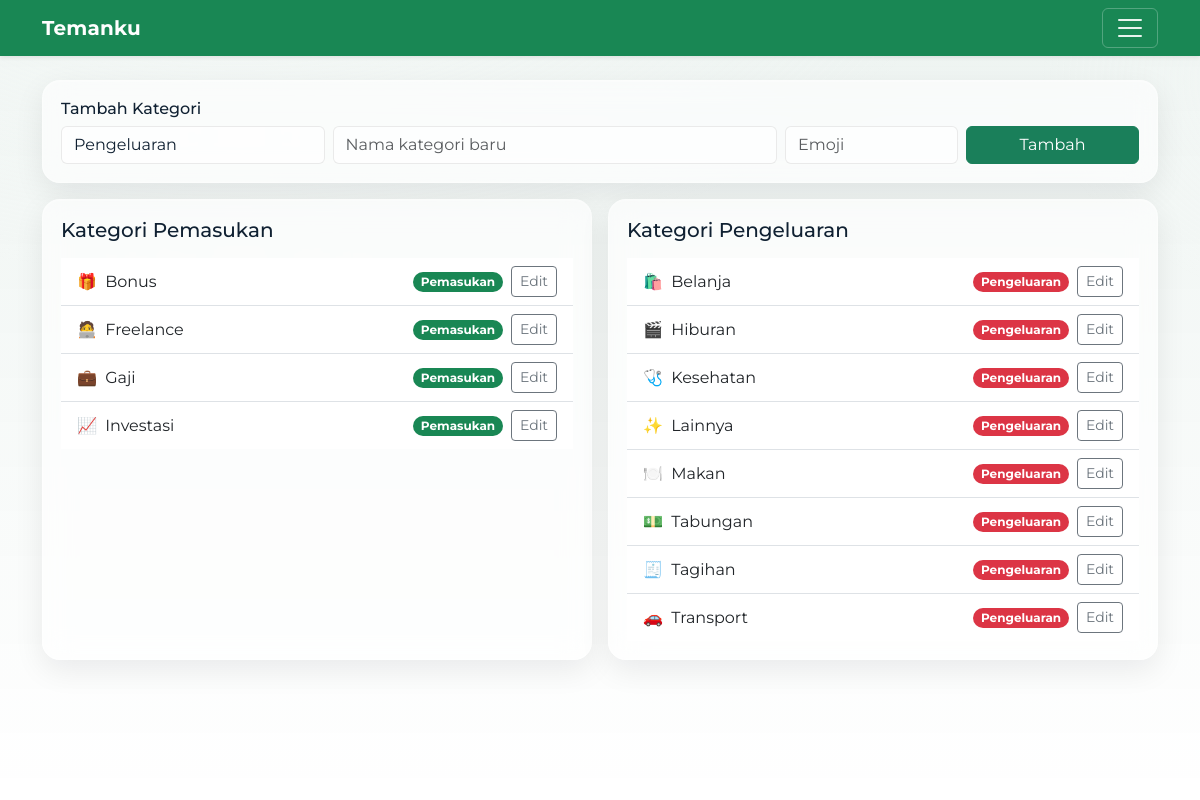
The page /categories (signed in) on the database its author committed.
### tables this page shows
CREATE TABLE categories (
  id INTEGER PRIMARY KEY AUTOINCREMENT,
  user_id INTEGER NOT NULL,
  type TEXT CHECK(type IN ('income','expense')) NOT NULL,
  name TEXT NOT NULL, emoji TEXT,
  UNIQUE(user_id, type, name),
  FOREIGN KEY (user_id) REFERENCES users(id)
);

### app.py (the view)
@app.get("/categories")
@login_required
def categories_page():
    with db() as con:
        inc = con.execute(
            "SELECT * FROM categories WHERE user_id=? AND type='income' ORDER BY name",
            (current_user.id,)
        ).fetchall()
        exp = con.execute(
            "SELECT * FROM categories WHERE user_id=? AND type='expense' ORDER BY name",
            (current_user.id,)
        ).fetchall()
    return render_template(
        "categories.html",
        income=[dict(i) for i in inc],
        expense=[dict(e) for e in exp],
        title="Kategori",
    )

### app.py (called while the page is built)
def db():
    conn = sqlite3.connect(APP_DB, timeout=5.0)
    conn.row_factory = sqlite3.Row
    conn.execute("PRAGMA busy_timeout = 5000")
    return conn

@login_manager.user_loader
def load_user(user_id):
    with db() as con:
        row = con.execute("SELECT * FROM users WHERE id=?", (user_id,)).fetchone()
        return User(row) if row else None

### templates/categories.html (shortened to what this page needs)
{% extends "base.html" %}
{% block content %}
<div class="card-soft mb-3">
  <h6 class="mb-2">Tambah Kategori</h6>
  <form method="post" class="row g-2" action="{{ url_for('categories_add') }}">
    <div class="col-md-3">
      <select name="type" class="form-select" required>
        <option value="expense" selected>Pengeluaran</option>
      </select>
    </div>
    <div class="col-md-5">
      <input name="name" class="form-control" placeholder="Nama kategori baru" required>
    </div>
    <div class="col-md-2">
      <input name="emoji" class="form-control" placeholder="Emoji" maxlength="4">
    </div>
    <div class="col-md-2">
      <button class="btn btn-primary w-100">Tambah</button>
    </div>
  </form>
</div>
<div class="row g-3">
  <div class="col-lg-6">
    <div class="card-soft h-100">
      <h5 class="mb-3">Kategori Pemasukan</h5>
      <ul class="list-group list-group-flush">
        {% for c in income %}
          <li class="list-group-item d-flex justify-content-between align-items-center">
            <div>
              <span class="me-1">{{ c.emoji or '' }}</span>
              {{ c.name }}
            </div>
            <div class="d-flex align-items-center gap-2">
              <span class="badge rounded-pill text-bg-success">Pemasukan</span>
              <button class="btn btn-sm btn-outline-secondary" data-bs-toggle="modal" data-bs-target="#catModal"
                      data-id="{{ c.id }}" data-name="{{ c.name }}" data-emoji="{{ c.emoji or '' }}">Edit</button>
            </div>
          </li>
        {% endfor %}
      </ul>
    </div>
  </div>
  <div class="col-lg-6">
    <div class="card-soft h-100">
      <h5 class="mb-3">Kategori Pengeluaran</h5>
      <ul class="list-group list-group-flush">
        {% for c in expense %}
          <li class="list-group-item d-flex justify-content-between align-items-center">
            <div>
              <span class="me-1">{{ c.emoji or '' }}</span>
              {{ c.name }}
            </div>
            <div class="d-flex align-items-center gap-2">
              <span class="badge rounded-pill text-bg-danger">Pengeluaran</span>
              <button class="btn btn-sm btn-outline-secondary" data-bs-toggle="modal" data-bs-target="#catModal"
                      data-id="{{ c.id }}" data-name="{{ c.name }}" data-emoji="{{ c.emoji or '' }}">Edit</button>
            </div>
          </li>
        {% endfor %}
      </ul>
    </div>
  </div>
</div>
{% endblock %}

### static/style.css (style rules this page uses)
:root { --bg:#0f5132; --page:#e9eef6; --card:rgba(255,255,255,.6); --text:#102132; --muted:#6c7a89; --primary:#1a7f5a; --ring:rgba(26,127,90,.35); --glass-border:rgba(255,255,255,.32); --chart-bar:45, 156, 219; }
* { scroll-behavior:smooth }
body { background:var(--page); color:var(--text); font-family: "Montserrat", system-ui, -apple-system, "Segoe UI", Roboto, "Helvetica Neue", Arial, "Noto Sans", "Apple Color Emoji","Segoe UI Emoji","Segoe UI Symbol", sans-serif; font-feature-settings: "cv01","cv02"; }
.btn { transition:transform .15s ease, box-shadow .2s ease }
.btn-primary { background:var(--primary);border-color:var(--primary) }
.form-control,.form-select { background:rgba(255,255,255,.65);color:var(--text); border:1px solid rgba(0,0,0,.08) }
.card-soft { background:var(--card); border:1px solid var(--glass-border); border-radius:18px; padding:18px; box-shadow: 0 10px 30px rgba(10,14,29,.08), inset 0 1px 0 rgba(255,255,255,.25); backdrop-filter: blur(14px); -webkit-backdrop-filter: blur(14px); transition:transform .25s ease, box-shadow .25s ease, border-color .25s ease; }
body { font-family: "Montserrat", system-ui, -apple-system, Segoe UI, Roboto, Arial, sans-serif; }

### rows shown on the page
categories: emoji "🎁", name "Bonus"
categories: emoji "🧑‍💻", name "Freelance"
categories: emoji "💼", name "Gaji"
categories: emoji "📈", name "Investasi"
categories: emoji "🛍️", name "Belanja"
categories: emoji "🎬", name "Hiburan"
categories: emoji "🩺", name "Kesehatan"
categories: emoji "✨", name "Lainnya"
categories: emoji "🍽️", name "Makan"
categories: emoji "💵", name "Tabungan"
categories: emoji "🧾", name "Tagihan"
categories: emoji "🚗", name "Transport"
